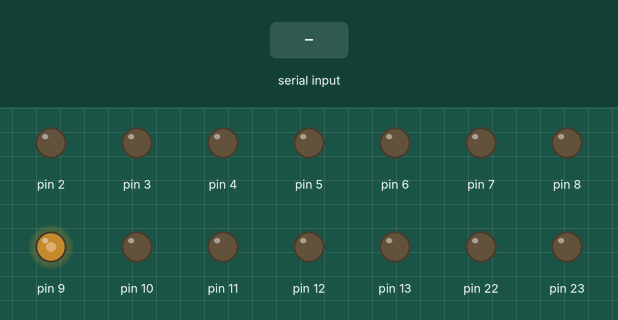
Bench run of a sketch on a simulated Arduino Uno, built with avr-gcc and run on an emulated ATmega328P. Shown: output pins drawn as LEDs (lit = HIGH). The test bench sets the inputs (shaded band). What the sketch prints to the serial monitor is not drawn.

Above: at 1.2 s.
1.3 s: "1" received over Serial
At 2.0 s:
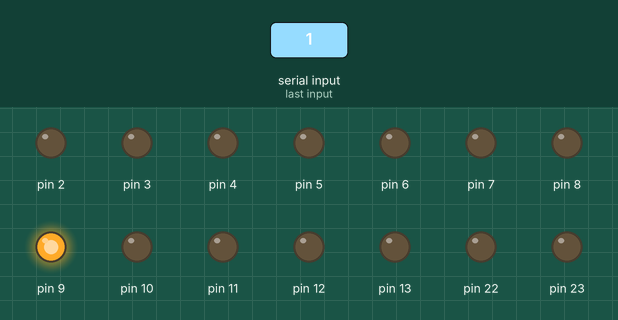
2.8 s: "0" received over Serial
At 3.2 s:
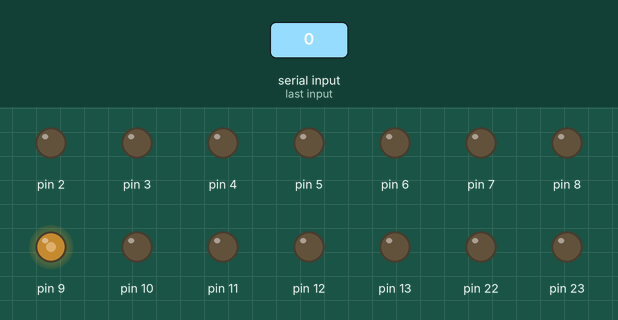
4.3 s: "2" received over Serial
At 7.9 s:
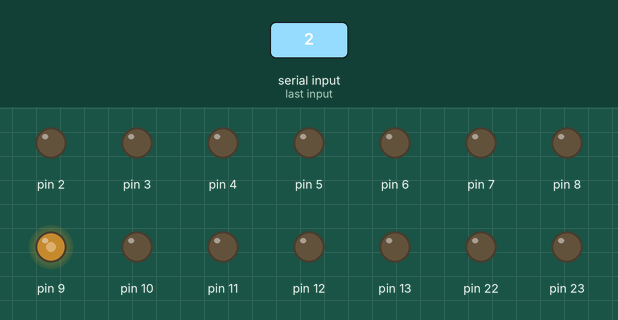
Timing chart, 0 to 15.8 s (numbered marks = the images above; inputs shaded):
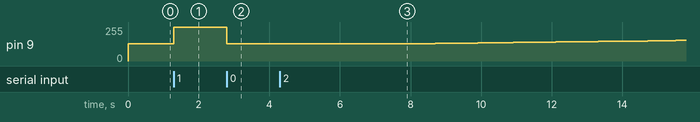

The sketch:

ecs_calibration.ino
```cpp
#include <avr/io.h>
#include <avr/interrupt.h>
#define CPU_CLK 16000000UL
#define MIN_PULSE_LENGTH 1000
#define MAX_PULSE_LENGTH 2000

char data;

void setup() {
  // put your setup code here, to run once:
  Serial.begin(115200);

  PORTB = 0x00;
  PORTD = 0x00;
  DDRB = 0xFF;
  DDRD = 0xFF;

  // Initiate Timer Counter Registor 1A and 1B
  TCCR1A = 0x00;
  TCCR1B = 0x00;

  // Phase Correct PWM mode
  TCCR1A |= (1<<COM1A1) | (1<<COM1B1) | (1<<WGM11);
  TCCR1B |= (1<<WGM13) | (1<<WGM11) | (1<<CS11);    //Prescale = 8
  TCCR1C = 0x00;


  OCR1A = 1000;
  ICR1 = 2000;

}

void loop() {
  // put your main code here, to run repeatedly:

  if (Serial.available()){
    data = Serial.read();
        switch (data) {
            // 0
            case 48 : Serial.println("Sending minimum throttle");
                      OCR1A = MIN_PULSE_LENGTH;

            break;

            // 1
            case 49 : Serial.println("Sending maximum throttle");
                      OCR1A = MAX_PULSE_LENGTH;

            break;

            // 2
            case 50 : Serial.print("Running test in 3");
                      delay(1000);
                      Serial.print(" 2");
                      delay(1000);
                      Serial.println(" 1...");
                      delay(1000);
                      test();
            break;
        }

    }
}

void test()
{
  for(int i = MIN_PULSE_LENGTH; i <= MAX_PULSE_LENGTH;i +=5)
  {
    Serial.print("Pulse Length: ");
    Serial.println(i);
    OCR1A = i;
    delay(200);
  }

  Serial.println("stop");
  OCR1A = MIN_PULSE_LENGTH;
}

void displayInstructions()
{
    Serial.println("READY - PLEASE SEND INSTRUCTIONS AS FOLLOWING :");
    Serial.println("\t0 : Send min throttle");
    Serial.println("\t1 : Send max throttle");
    Serial.println("\t2 : Run test function\n");
}
```

Measured:
- after the input at 1.3 s, pin 9: 128/255 → 255/255 at once
- after the input at 2.8 s, pin 9: 255/255 → 128/255 at once
- after the input at 4.3 s, pin 9: moves from 128/255 to 154/255 over 7.8 s, starting after 3.4 s
